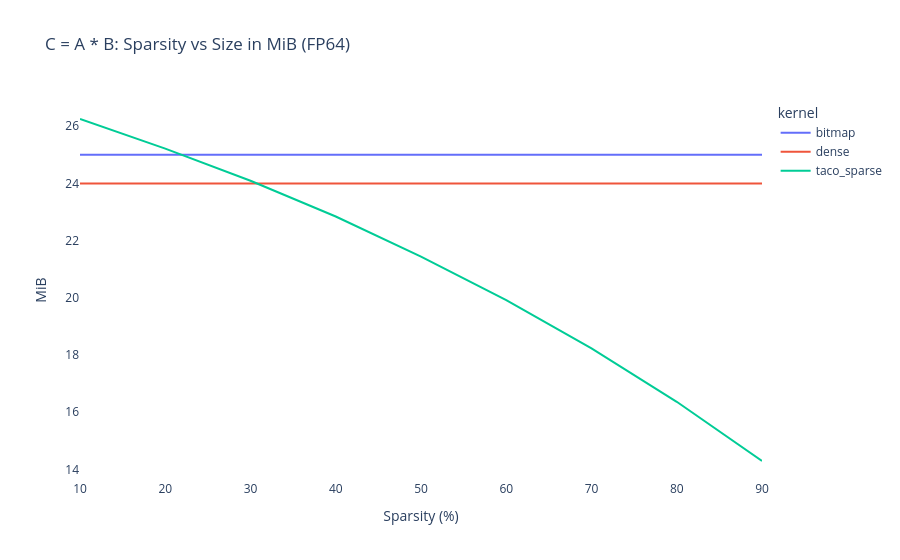

The cell this chart's notebook holds for it:
### Code cell
fig = px.line(full_df, 
              x='sparsity', 
              y='mb', 
              color='kernel',
              title='C = A * B: Sparsity vs Size in MiB (FP64)',
              labels={'sparsity': 'Sparsity (%)', 'mb': 'MiB'})
fig.update_layout(plot_bgcolor='white')
fig.show()

### Figure 1 — Plotly figure (JSON) as saved in the notebook; plotly's stock layout.template omitted (floating-point values rounded to 4 significant figures)
{"data": [{"hovertemplate": "kernel=bitmap<br>Sparsity (%)=%{x}<br>MiB=%{y}<extra></extra>", "legendgroup": "bitmap", "line": {"color": "#636efa", "dash": "solid"}, "marker": {"symbol": "circle"}, "mode": "lines", "name": "bitmap", "orientation": "v", "showlegend": true, "type": "scatter", "x": [10, 20, 30, 40, 50, 60, 70, 80, 90], "xaxis": "x", "y": [25.0, 25.0, 25.0, 25.0, 25.0, 25.0, 25.0, 25.0, 25.0], "yaxis": "y"}, {"hovertemplate": "kernel=dense<br>Sparsity (%)=%{x}<br>MiB=%{y}<extra></extra>", "legendgroup": "dense", "line": {"color": "#EF553B", "dash": "solid"}, "marker": {"symbol": "circle"}, "mode": "lines", "name": "dense", "orientation": "v", "showlegend": true, "type": "scatter", "x": [10, 20, 30, 40, 50, 60, 70, 80, 90], "xaxis": "x", "y": [24.0, 24.0, 24.0, 24.0, 24.0, 24.0, 24.0, 24.0, 24.0], "yaxis": "y"}, {"hovertemplate": "kernel=taco_sparse<br>Sparsity (%)=%{x}<br>MiB=%{y}<extra></extra>", "legendgroup": "taco_sparse", "line": {"color": "#00cc96", "dash": "solid"}, "marker": {"symbol": "circle"}, "mode": "lines", "name": "taco_sparse", "orientation": "v", "showlegend": true, "type": "scatter", "x": [10, 20, 30, 40, 50, 60, 70, 80, 90], "xaxis": "x", "y": [26.25, 25.22, 24.09, 22.84, 21.44, 19.92, 18.23, 16.37, 14.29], "yaxis": "y"}], "layout": {"legend": {"title": {"text": "kernel"}, "tracegroupgap": 0}, "plot_bgcolor": "white", "title": {"text": "C = A * B: Sparsity vs Size in MiB (FP64)"}, "xaxis": {"anchor": "y", "domain": [0, 1], "title": {"text": "Sparsity (%)"}}, "yaxis": {"anchor": "x", "domain": [0, 1], "title": {"text": "MiB"}}}}
